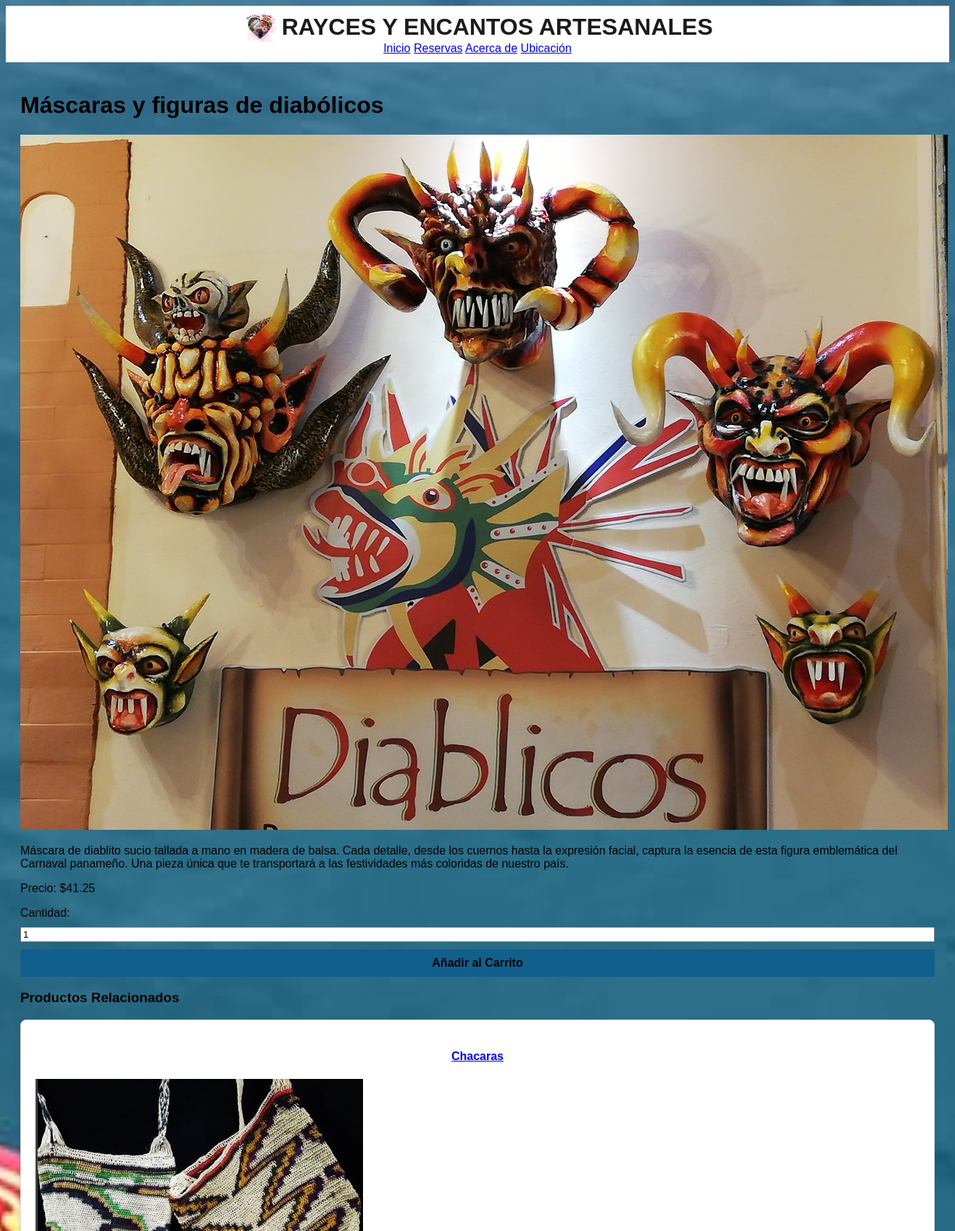
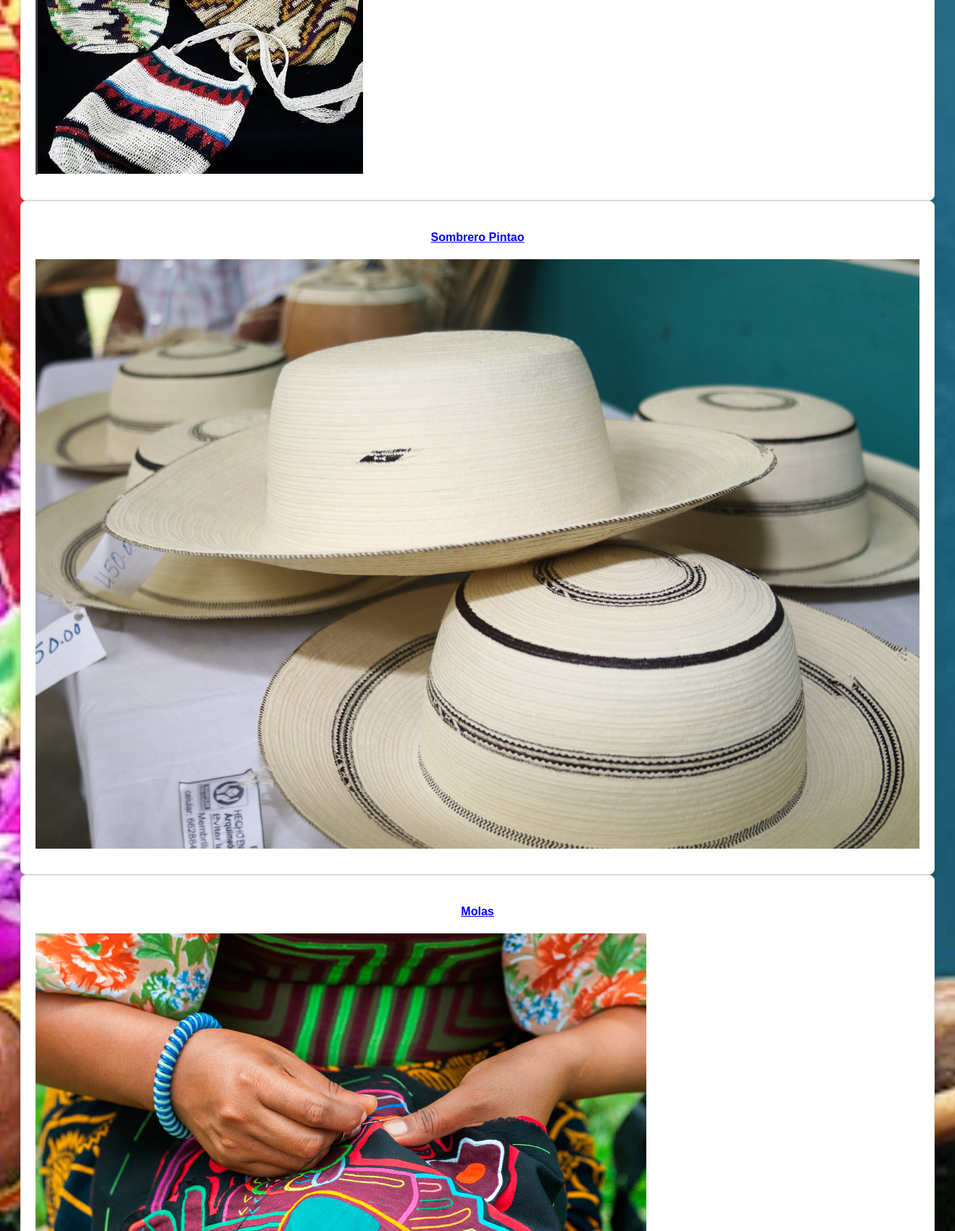
Page /products/product/4/ (upper part) on the committed database (2 pictures, top to bottom).
### products/models.py (models this page shows, shortened)
class Product(models.Model):
    name = models.CharField(max_length=100)
    description = models.TextField(default="Descripción del producto")
    price = models.DecimalField(max_digits=10, decimal_places=2)
    image = models.ImageField(upload_to='products/')
    category = models.CharField(max_length=100, default="General")

### products/views.py (the view)
# urls.py: path('product/<int:product_id>/', views.product_detail, name='product_detail'),
def product_detail(request, product_id):
    product = get_object_or_404(Product, id=product_id)
    related_products = Product.objects.exclude(id=product_id).order_by('?')[:4] #sugerencias aleatorias
    context = {
        'product': product,
        'related_products': related_products,
    }
    return render(request, 'products/product_detail.html', context)

### products/templates/products/product_detail.html (shortened to what this page needs)
{% extends 'base.html' %}
{% block content %}
<div class="product-detail">
    <h1>{{ product.name }}</h1>
    {% load static %}
    <img src="{{ product.image.url }}" alt="{{ product.name }}">
    <p>{{ product.description }}</p>
    <p>Precio: ${{ product.price }}</p>
    <form method="POST" action="{% url 'add_to_cart' product.id %}">
        <label for="quantity">Cantidad:</label>
        <input type="number" name="quantity" id="quantity" min="1" value="1">
        <button type="submit">Añadir al Carrito</button>
    </form>
    <h3>Productos Relacionados</h3>
    <div class="related-products">
        {% for related_product in related_products %}
        <div class="product-item">
            <a href="{% url 'product_detail' related_product.id %}">
                <h4>{{ related_product.name }}</h4>
                <img src="{{ related_product.image.url }}" alt="{{ related_product.name }}">
            </a>
        </div>
        {% endfor %}
    </div>
</div>
{% endblock %}

### static/css/styles.css (style rules this page uses)
body.inicio { background-image: url("/static/images/pexels.jpg") !important; background-size: cover; background-position: center; background-repeat: no-repeat; min-height: 100vh; height: 100%; }
body { font-family: Arial, sans-serif; }
.product-item { border: 1px solid #ddd; border-radius: 8px; overflow: hidden; text-align: center; background-color: #ffffff; box-shadow: 0 4px 8px rgba(0, 0, 0, 0.1); transition: transform 0.3s, box-shadow 0.3s; padding: 20px; }
.product-item img { max-width: 100%; height: auto; display: block; margin-bottom: 15px; }
form { display: flex; flex-direction: column; gap: 10px; }
button { background-color: #115f8c; color: #000000; border: none; padding: 10px; border-radius: 4px; cursor: pointer; font-size: 16px; font-weight: bold; }

### rows in the picture
Product: name "Máscaras y figuras de diabólicos", image (picture), description "Máscara de diablito sucio tallada a mano en madera de balsa. Cada detalle, desde los cuernos hasta la expresión facial, captura la esencia de esta figura emblemática del Carnaval panameño. Una pieza única que te transportará a las festividades más coloridas de nuestro país.", price "41.25"
Product: name "Chacaras", image (picture)
Product: name "Sombrero Pintao", image (picture)
Product: name "Molas", image (picture)
